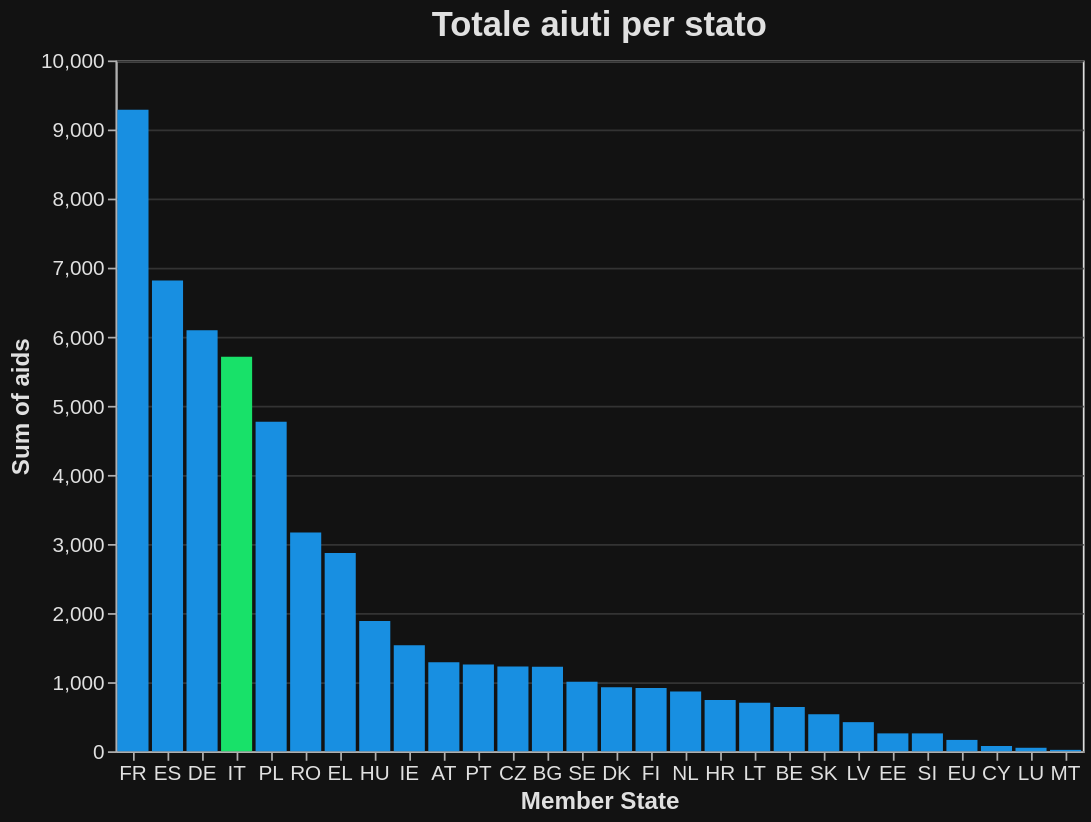

Write the Vega-Lite specification saved for this chart.
### Vega-Lite specification from a JSON file in a GitHub repository (floating-point values rounded to 4 significant figures)
{"$schema": "https://vega.github.io/schema/vega-lite/v5.17.0.json", "config": {"axis": {"domainColor": "#B0B0B0", "gridColor": "#333333", "labelColor": "#E0E0E0", "labelFontSize": 12, "tickColor": "#B0B0B0", "titleColor": "#E0E0E0", "titleFontSize": 14}, "background": "#121212", "legend": {"labelColor": "#E0E0E0", "titleColor": "#E0E0E0"}, "mark": {"color": "#1f77b4"}, "title": {"color": "#E0E0E0", "fontSize": 20}}, "data": {"name": "data-11d5a51c55c2c4bbf61c9a28b2ab0d3a"}, "datasets": {"data-11d5a51c55c2c4bbf61c9a28b2ab0d3a": [{"Direct aids": 498.6, "Direct aids and sectorial aids": 557.3, "Member State": "BE", "Rural development": 83.2, "Sum of aids": 640.5, "Total percentage": "1.17%"}, {"Direct aids": 843.2, "Direct aids and sectorial aids": 867.9, "Member State": "BG", "Rural development": 354.6, "Sum of aids": 1222.0, "Total percentage": "2.25%"}, {"Direct aids": 347.7, "Direct aids and sectorial aids": 360.7, "Member State": "HR", "Rural development": 382.1, "Sum of aids": 742.8, "Total percentage": "1.36%"}, {"Direct aids": 852.3, "Direct aids and sectorial aids": 869.4, "Member State": "CZ", "Rural development": 357.1, "Sum of aids": 1226.0, "Total percentage": "2.25%"}, {"Direct aids": 798.5, "Direct aids and sectorial aids": 808.2, "Member State": "DK", "Rural development": 116.7, "Sum of aids": 924.9, "Total percentage": "1.7%"}, {"Direct aids": 4615.0, "Direct aids and sectorial aids": 4740.0, "Member State": "DE", "Rural development": 1354.0, "Sum of aids": 6094.0, "Total percentage": "11.2%"}, {"Direct aids": 165.4, "Direct aids and sectorial aids": 167.1, "Member State": "EE", "Rural development": 91.6, "Sum of aids": 258.7, "Total percentage": "0.47%"}, {"Direct aids": 1991.0, "Direct aids and sectorial aids": 2233.0, "Member State": "EL", "Rural development": 635.8, "Sum of aids": 2868.0, "Total percentage": "5.3%"}, {"Direct aids": 5055.0, "Direct aids and sectorial aids": 5667.0, "Member State": "ES", "Rural development": 1149.0, "Sum of aids": 6816.0, "Total percentage": "12.5%"}, {"Direct aids": 6808.0, "Direct aids and sectorial aids": 7372.0, "Member State": "FR", "Rural development": 1913.0, "Sum of aids": 9285.0, "Total percentage": "17.1%"}, {"Direct aids": 1181.0, "Direct aids and sectorial aids": 1191.0, "Member State": "IE", "Rural development": 343.3, "Sum of aids": 1534.0, "Total percentage": "2.8%"}, {"Direct aids": 3552.0, "Direct aids and sectorial aids": 4242.0, "Member State": "IT", "Rural development": 1471.0, "Sum of aids": 5712.0, "Total percentage": "10.5%"}, {"Direct aids": 47.3, "Direct aids and sectorial aids": 52.71, "Member State": "CY", "Rural development": 22.2, "Sum of aids": 74.91, "Total percentage": "0.14%"}, {"Direct aids": 294.7, "Direct aids and sectorial aids": 297.1, "Member State": "LV", "Rural development": 124.0, "Sum of aids": 421.1, "Total percentage": "0.77%"}, {"Direct aids": 510.2, "Direct aids and sectorial aids": 514.7, "Member State": "LT", "Rural development": 188.9, "Sum of aids": 703.6, "Total percentage": "1.3%"}, {"Direct aids": 34.3, "Direct aids and sectorial aids": 34.9, "Member State": "LU", "Rural development": 15.41, "Sum of aids": 50.31, "Total percentage": "0.1%"}, {"Direct aids": 1277.0, "Direct aids and sectorial aids": 1310.0, "Member State": "HU", "Rural development": 576.5, "Sum of aids": 1887.0, "Total percentage": "3.5%"}, {"Direct aids": 5.1, "Direct aids and sectorial aids": 5.2, "Member State": "MT", "Rural development": 14.9, "Sum of aids": 20.1, "Total percentage": "0.04%"}, {"Direct aids": 651.3, "Direct aids and sectorial aids": 703.1, "Member State": "NL", "Rural development": 163.1, "Sum of aids": 866.2, "Total percentage": "1.6%"}, {"Direct aids": 683.3, "Direct aids and sectorial aids": 707.3, "Member State": "AT", "Rural development": 580.7, "Sum of aids": 1288.0, "Total percentage": "2.37%"}, {"Direct aids": 3320.0, "Direct aids and sectorial aids": 3351.0, "Member State": "PL", "Rural development": 1419.0, "Sum of aids": 4770.0, "Total percentage": "8.8%"}, {"Direct aids": 756.4, "Direct aids and sectorial aids": 860.9, "Member State": "PT", "Rural development": 393.7, "Sum of aids": 1255.0, "Total percentage": "2.3%"}, {"Direct aids": 1885.0, "Direct aids and sectorial aids": 1953.0, "Member State": "RO", "Rural development": 1215.0, "Sum of aids": 3168.0, "Total percentage": "5.8%"}, {"Direct aids": 132.5, "Direct aids and sectorial aids": 139.5, "Member State": "SI", "Rural development": 119.1, "Sum of aids": 258.6, "Total percentage": "0.5%"}, {"Direct aids": 384.7, "Direct aids and sectorial aids": 395.8, "Member State": "SK", "Rural development": 138.9, "Sum of aids": 534.7, "Total percentage": "1.0%"}, {"Direct aids": 517.3, "Direct aids and sectorial aids": 526.0, "Member State": "FI", "Rural development": 388.3, "Sum of aids": 914.3, "Total percentage": "1.7%"}, {"Direct aids": 673.0, "Direct aids and sectorial aids": 686.3, "Member State": "SE", "Rural development": 319.7, "Sum of aids": 1006.0, "Total percentage": "1.85%"}, {"Direct aids": 0.0, "Direct aids and sectorial aids": 164.2, "Member State": "EU", "Rural development": 0.0, "Sum of aids": 164.2, "Total percentage": "0.3%"}]}, "encoding": {"color": {"condition": {"test": "(datum['Member State'] === 'IT')", "value": "#18E169"}, "value": "#188FE1"}, "tooltip": [{"field": "Member State", "title": "Member State", "type": "nominal"}, {"field": "Sum of aids", "format": ".2f", "title": "Sum of aids", "type": "quantitative"}], "x": {"axis": {"labelAngle": 0}, "field": "Member State", "sort": "-y", "title": "Member State", "type": "nominal"}, "y": {"field": "Sum of aids", "title": "Sum of aids", "type": "quantitative"}}, "height": 400, "mark": {"type": "bar"}, "title": "Totale aiuti per stato", "width": "container"}
